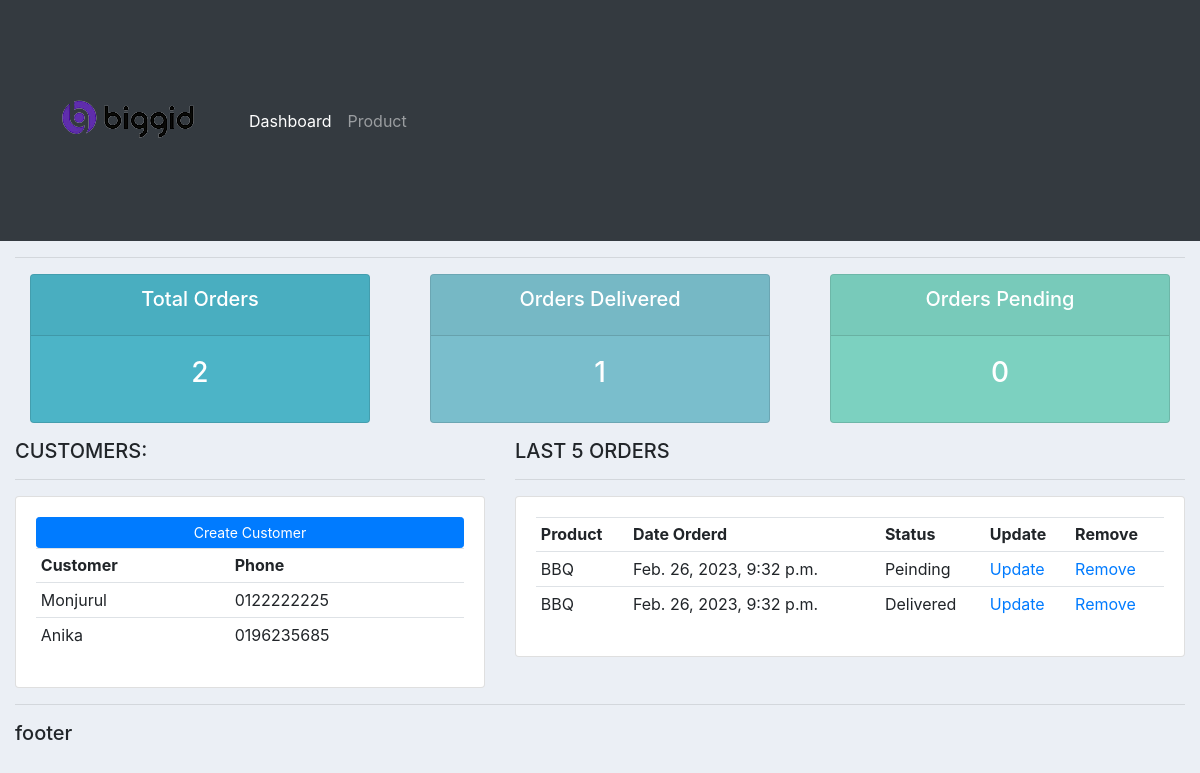
Before: / with the older database file.
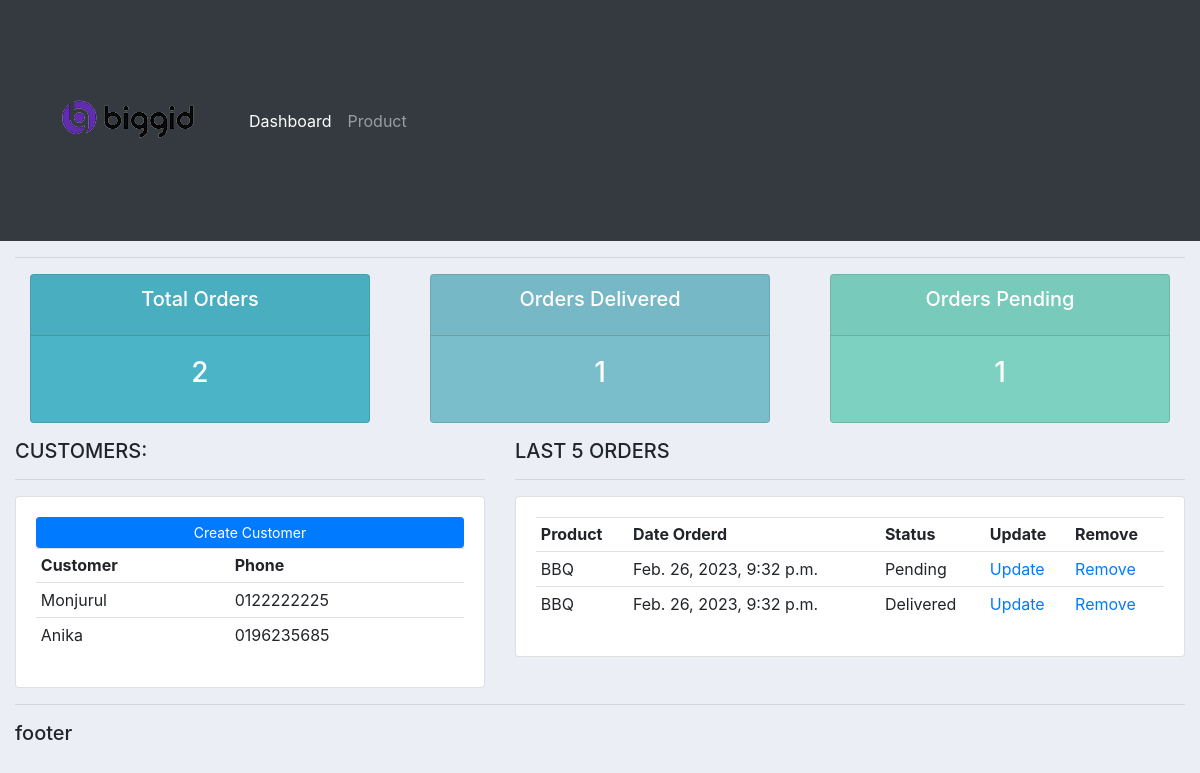
After: the same page with the newer database file.
### accounts/models.py (models this page shows)
class Order(models.Model):
    STATUS = (
        ('Pending', 'Pending'),
        ('On Process', 'On Process'),
        ('Delivered', 'Delivered'),
    )
    customer = models.ForeignKey(
        Customer, null=True, on_delete=models.SET_NULL)
    product = models.ForeignKey(Product, null=True, on_delete=models.SET_NULL)
    date_created = models.DateTimeField(auto_now_add=True, null=True)
    status = models.CharField(max_length=200, null=True, choices=STATUS)

class Product(models.Model):
    CATEGORY = (
        ('Indoor Item', 'Indoor Item'),
        ('Outdoor Item', 'Outdoor Item'),
    )
    name = models.CharField(max_length=200, null=True)
    price = models.FloatField(null=True)
    category = models.CharField(max_length=200, null=True, choices=CATEGORY)
    Description = models.CharField(max_length=200, null=True, blank=True)
    date_created = models.DateTimeField(auto_now_add=True, null=True)
    tags = models.ManyToManyField(Tag)
    def __str__(self):
        return self.name

### accounts/views.py (the view)
# urls.py: path('', views.home),
def home(request):
    customers = Customer.objects.all()
    orders = Order.objects.all()
    total_orders = orders.count()
    total_customers = customers.count()
    delivered = orders.filter(status='Delivered').count()
    pending = orders.filter(status='Pending').count()
    context = {'orders': orders, 'customers': customers,
               'total_orders': total_orders, 'total_customers': total_customers, 'delivered': delivered, 'pending': pending}
    return render(request, 'accounts/dashboard.html', context)

### accounts/templates/accounts/dashboard.html
{% extends 'accounts/main.html' %} {% block content %}
<div class="row">
  <div class="col">
    <div class="col-md">
      <div class="card text-center text-white mb-3" id="total-orders">
        <div class="card-header">
          <h5 class="card-title">Total Orders</h5>
        </div>
        <div class="card-body">
          <h3 class="card-title">{{total_orders}}</h3>
        </div>
      </div>
    </div>
  </div>
  <div class="col">
    <div class="col-md">
      <div class="card text-center text-white mb-3" id="orders-delivered">
        <div class="card-header">
          <h5 class="card-title">Orders Delivered</h5>
        </div>
        <div class="card-body">
          <h3 class="card-title">{{delivered}}</h3>
        </div>
      </div>
    </div>
  </div>
  <div class="col">
    <div class="col-md">
      <div class="card text-center text-white mb-3" id="orders-pending">
        <div class="card-header">
          <h5 class="card-title">Orders Pending</h5>
        </div>
        <div class="card-body">
          <h3 class="card-title">{{pending}}</h3>
        </div>
      </div>
    </div>
  </div>
</div>
<div class="row">
  <div class="col-md-5">
    <h5>CUSTOMERS:</h5>
    <hr />
    <div class="card card-body">
      <a class="prevent-submit btn btn-primary btn-sm btn-block" href=""
        >Create Customer</a
      >
      <table class="table table-sm">
        <tr>
          <th>Customer</th>
          <th>Phone</th>
        </tr>
        {% for i in customers %}
        <tr>
          <td>{{i.name}}</td>
          <td>{{i.phone}}</td>
        </tr>
        {% endfor %}
      </table>
    </div>
  </div>
  <div class="col-md-7">
    <h5>LAST 5 ORDERS</h5>
    <hr />
    <div class="card card-body">
      <table class="table table-sm">
        <tr>
          <th>Product</th>
          <th>Date Orderd</th>
          <th>Status</th>
          <th>Update</th>
          <th>Remove</th>
        </tr>
        {% for i in orders %}
        <tr>
          <td>{{i.product}}</td>
          <td>{{i.date_created}}</td>
          <td>{{i.status}}</td>
          <td><a href="">Update</a></td>
          <td><a href="">Remove</a></td>
        </tr>
        {% endfor %}
      </table>
    </div>
  </div>
</div>
{% endblock %}

Changed rows visible on the page:
changed Order: status "Peinding" → "Pending"
Other visible differences:
{{ pending }}: "0" → "1"
